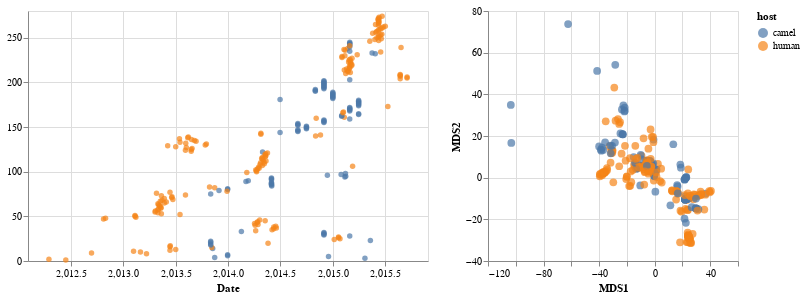

This figure's notebook cell:
### Code cell
chart_mds

### Figure 1 — Vega-Lite specification as saved in the notebook (floating-point values rounded to 4 significant figures; data arrays with more than 128 entries replaced by an {"elided": "..."} marker saying what was removed)
{"$schema": "https://vega.github.io/schema/vega-lite/v3.4.0.json", "config": {"mark": {"tooltip": null}, "view": {"height": 300, "width": 400}}, "data": {"name": "data-3b97818b984fe88fc2598cbd93644285"}, "datasets": {"data-3b97818b984fe88fc2598cbd93644285": {"elided": "274 records"}}, "hconcat": [{"encoding": {"color": {"condition": {"field": "host", "selection": "selector028", "type": "nominal"}, "value": "gray"}, "tooltip": [{"field": "strain", "type": "nominal"}], "x": {"field": "date", "scale": {"domain": [2012.0, 2016.0]}, "title": "Date", "type": "quantitative"}, "y": {"field": "y", "title": "", "type": "quantitative"}}, "height": 250, "mark": "circle", "selection": {"selector028": {"resolve": "global", "type": "interval"}}, "width": 400}, {"encoding": {"color": {"condition": {"field": "host", "selection": "selector028", "type": "nominal"}, "value": "gray"}, "tooltip": [{"field": "strain", "type": "nominal"}], "x": {"field": "mds1", "title": "MDS1", "type": "quantitative"}, "y": {"field": "mds2", "title": "MDS2", "type": "quantitative"}}, "height": 250, "mark": {"size": 60, "type": "circle"}, "selection": {"selector028": {"resolve": "global", "type": "interval"}}, "width": 250}]}
